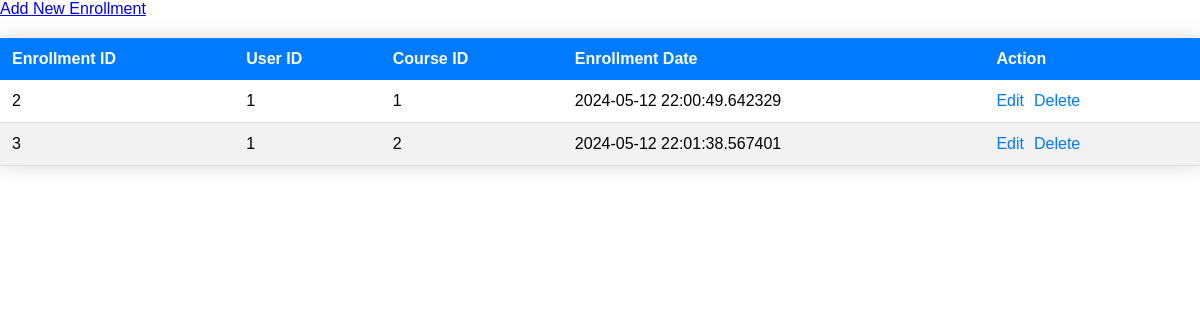
Page /manage_enrollments.php on the committed database.
### tables this page shows
CREATE TABLE `enrollments` (
  `EnrollmentID` int(50) NOT NULL,
  `UserID` int(50) NOT NULL,
  `CourseID` int(50) NOT NULL,
  `EnrollmentDate` timestamp(6) NOT NULL DEFAULT current_timestamp(6) ON UPDATE current_timestamp(6)
);

### manage_enrollments.php (the view, shortened to what this page needs)
<!DOCTYPE html>
<html lang="en">
<head>
    <link rel="stylesheet" href="styles.css">
</head>
<body>
    <a href="add_enrollments.php">Add New Enrollment</a>
    <table class="styled-table">
        <thead>
            <tr>
                <th>Enrollment ID</th>
                <th>User ID</th>
                <th>Course ID</th>
                <th>Enrollment Date</th>
                <th>Action</th>
            </tr>
        </thead>
        <tbody>
            <?php
            require_once "config.php";
            $sql = "SELECT * FROM enrollments";
            $result = $conn->query($sql);
            if ($result->num_rows > 0) {
                while ($row = $result->fetch_assoc()) {
                    echo "<tr>";
                    echo "<td>" . $row["EnrollmentID"] . "</td>";
                    echo "<td>" . $row["UserID"] . "</td>";
                    echo "<td>" . $row["CourseID"] . "</td>";
                    echo "<td>" . $row["EnrollmentDate"] . "</td>";
                    echo "<td>";
                    echo "<a href='edit_enrollments.php?id=" . $row["UserID"] . "'>Edit</a>";
                    echo "<a href='delete_enrollments.php?id=" . $row["UserID"] . "' onclick='return confirm(\"Are you sure you want to delete this user?\")'>Delete</a>";
                    echo "</td>";
                    echo "</tr>";
                }
            } else {
                echo "<tr><td colspan='5'>No users found.</td></tr>";
            }
            ?>
        </tbody>
    </table>
</body>
</html>

### styles.css (style rules this page uses)
body { font-family: Arial, sans-serif; margin: 0; padding: 0; }

### manage_enrollments.php (style rules this page uses)
.styled-table { width: 100%; border-collapse: collapse; margin-top: 20px; box-shadow: 0 0 20px rgba(0, 0, 0, 0.15); }
.styled-table thead th { background-color: #007bff; color: #fff; font-weight: bold; text-align: left; padding: 12px; }
.styled-table tbody td { padding: 12px; border-bottom: 1px solid #ddd; }
.styled-table tbody tr:nth-child(even) { background-color: #f2f2f2; }
.styled-table tbody td a { text-decoration: none; color: #007bff; cursor: pointer; margin-right: 10px; }

### rows in the picture
enrollments: EnrollmentID "2", UserID "1", CourseID "1", EnrollmentDate "2024-05-12 22:00:49.642329"
enrollments: EnrollmentID "3", UserID "1", CourseID "2", EnrollmentDate "2024-05-12 22:01:38.567401"
